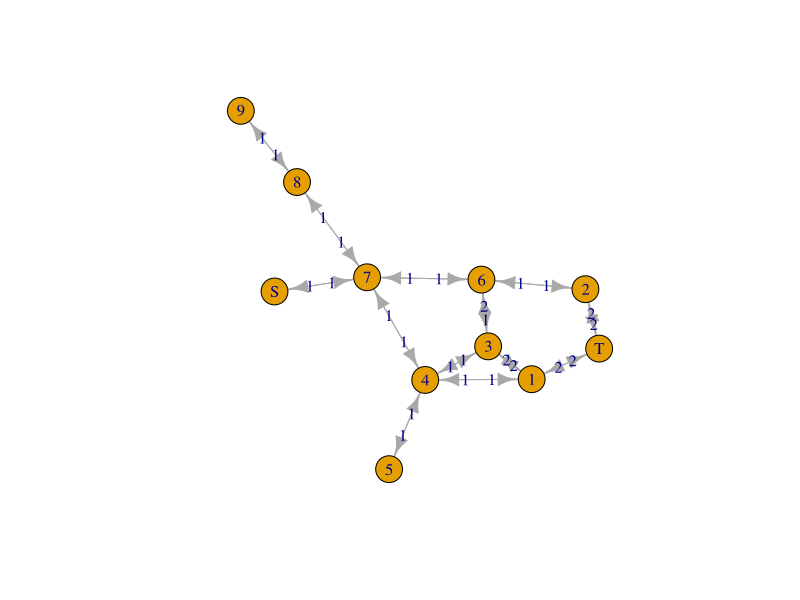
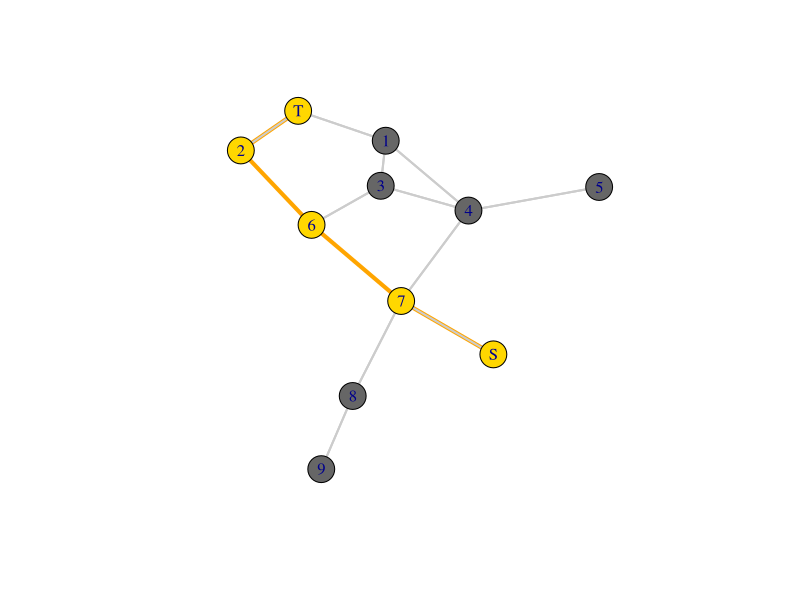
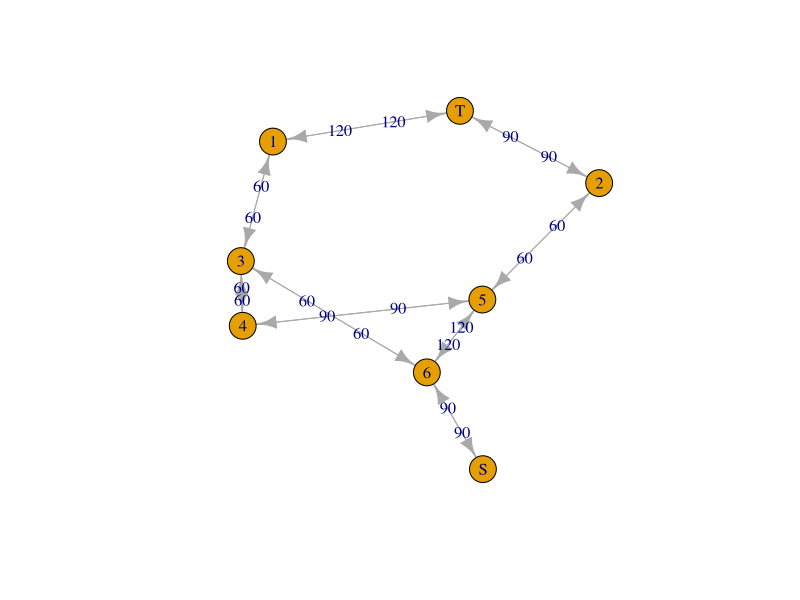
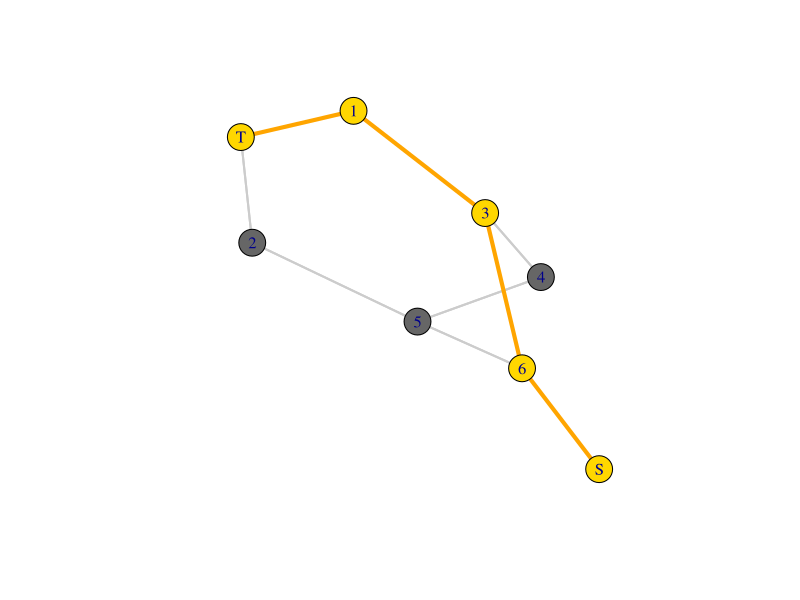
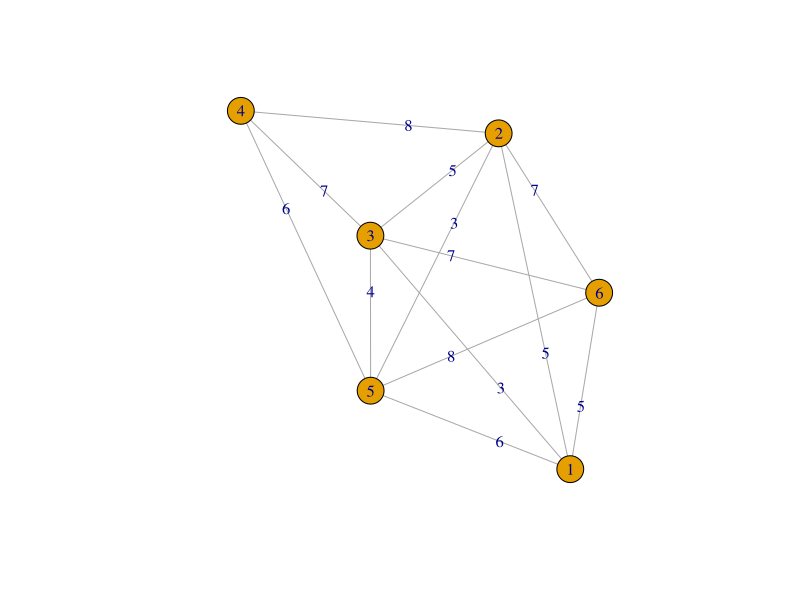
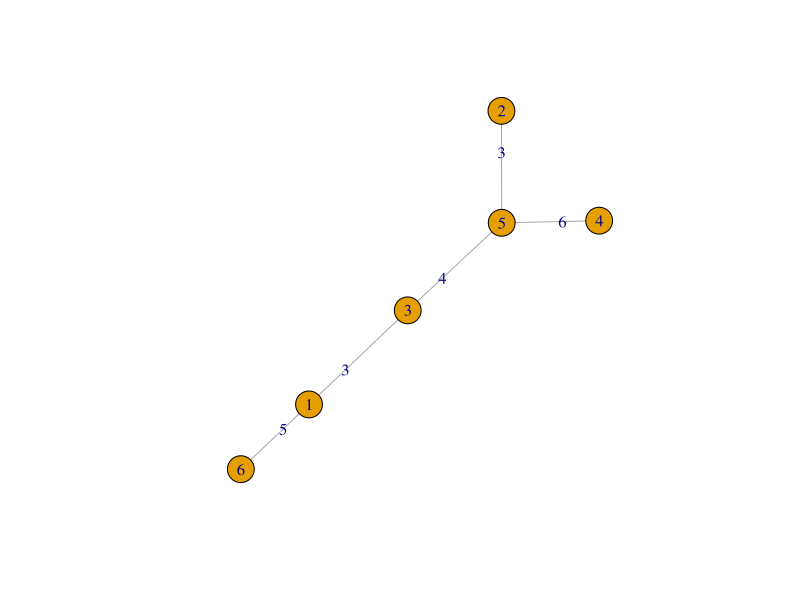

Recreate these plots in R, in order.
install.packages("igraph")

# Shortest path
library(igraph)
NW1 <- matrix(c(0,10,20,20,0,0,0,
                0,0,5,15,35,0,0,
                0,0,0,0,35,0,30,
                0,0,0,0,20,15,0,
                0,0,0,0,0,0,15,
                0,0,0,0,10,0,20,
                0,0,0,0,0,0,0),
              byrow=T, ncol=7)
rownames(NW1) <- colnames(NW1) <- c("S",1:5,"T")

NW1 <- matrix(c(0,0,0,0,0,0,0,1,0,0,0,
                0,0,0,2,1,0,0,0,0,0,2,
                0,0,0,0,0,0,1,0,0,0,2,
                0,2,0,0,1,0,1,0,0,0,0,
                0,1,0,1,0,1,0,1,0,0,0,
                0,0,0,0,1,0,0,0,0,0,0,
                0,0,1,2,0,0,0,1,0,0,0,
                1,0,0,0,1,0,1,0,1,0,0,
                0,0,0,0,0,0,0,1,0,1,0,
                0,0,0,0,0,0,0,0,1,0,0,
                0,2,2,0,0,0,0,0,0,0,0),
              byrow=T, ncol=11)
rownames(NW1) <- colnames(NW1) <- c("S",1:9,"T")

ig <- graph.adjacency(NW1, mode="directed", weighted=TRUE)
plot(ig, edge.label=E(ig)$weight)

ShortPth <- get.shortest.paths(ig, "S", "T", mode="all", output="both")
ecol <- rep("gray80", ecount(ig))
ecol[unlist(ShortPth$epath)] <- "orange"
ew <- rep(2, ecount(ig))
ew[unlist(ShortPth$epath)] <- 4
vcol <- rep("gray40", vcount(ig))
vcol[unlist(ShortPth$vpath)] <- "gold"
plot(ig, vertex.color=vcol, edge.color=ecol, edge.width=ew, edge.arrow.mode=0)
shortest.paths(ig,"S")

# Shortest path
library(igraph)
NW1 <- matrix(c(
  0, 120, 90, 0, 0, 0, 0,0,
  120,0,0,60,0,0,0,0,
  90,0,0,0,0,60,0,0,
  0,60,0,0,60,0,60,0,
  0,0,0,60,0,90,0,0,
  0,0,60,0,90,0,120,0,
  0,0,0,60,0,120,0,90,
  0,0,0,0,0,0,90,0
  
                
),
byrow=T, ncol=8)
rownames(NW1) <- colnames(NW1) <- c("T",1:6,"S")

ig <- graph.adjacency(NW1, mode="directed", weighted=TRUE)
plot(ig, edge.label=E(ig)$weight)

ShortPth <- get.shortest.paths(ig, "S", "T", mode="all", output="both")

ecol <- rep("gray80", ecount(ig))
ecol[unlist(ShortPth$epath)] <- "orange"
ew <- rep(2, ecount(ig))
ew[unlist(ShortPth$epath)] <- 4
vcol <- rep("gray40", vcount(ig))
vcol[unlist(ShortPth$vpath)] <- "gold"
plot(ig, vertex.color=vcol, edge.color=ecol, edge.width=ew, edge.arrow.mode=0)
shortest.paths(ig,"S")



# Minimal spanning tree
library(igraph)
nw.mst <- matrix(c(0,5,3,0,6,5,
                   0,0,5,8,3,7, 
                   0,0,0,7,4,7, 
                   0,0,0,0,6,0, 
                   0,0,0,0,0,8, 
                   0,0,0,0,0,0),
                 byrow=T, ncol=6)
nw.mst <- nw.mst + t(nw.mst)
colnames(nw.mst) <- rownames(nw.mst) <- as.character(1:6)
g <- graph.adjacency(nw.mst, mode="undirected", weighted=TRUE)
plot(g, edge.label=E(g)$weight)
mst.g <- mst(g)
plot(mst.g, edge.label=E(mst.g)$weight)
sum(E(mst.g)$weight) # 길이

# TSP
#install.packages("TSP")
library(TSP)
nw.tsp <- matrix(c(0,5,3,Inf,6,5,
                   0,0,5,8,3,7, 
                   0,0,0,7,4,7, 
                   0,0,0,0,6,Inf,
                   0,0,0,0,0,8,
                   0,0,0,0,0,0),
                 byrow=T, ncol=6)
nw.tsp <- nw.tsp + t(nw.tsp)
colnames(nw.tsp) <- rownames(nw.tsp) <- as.character(1:6)
tsp <- TSP(nw.tsp) 
n_of_cities(tsp) 
labels(tsp)
tour <- solve_TSP(tsp) 
names(tour)
tour # 길이


library(TSP)
nw.tsp <- matrix(c(0,	1,	3,	5,	8,	8,	7,	6,	3,	1,	3,	6,	12,	11,	3,	11,	9,	10,	10,	18,	16,	2,
                   0,	0,	1,	4,	7,	8,	7,	6,	3,	2,	4,	7,	13,	12,	12,	12,	10,	11,	12,	20,	17,	2,
                   0,	0,	0,	5,	7,	9,	8,	7,	4,	3,	5,	8,	15,	13,	13,	14,	12,	13,	13,	21,	19,	2,
                   0,	0,	0,	0,	2,	10,	10,	9,	6,	5,	8,	11,	17,	16,	16,	16,	14,	15,	15,	23,	21,	5,
                   0,	0,	0,	0,	0,	10,	11,	11,	8,	8,	10,	13,	19,	18,	18,	18,	16,	17,	18,	25,	23,	7,
                   0,	0,	0,	0,	0,	0,	2,	3,	5,	7,	10,	13,	19,	18,	9,	18,	16,	17,	18,	26,	23,	6,
                   0,	0,	0,	0,	0,	0,	0,	2,	5,	6,	9,	12,	18,	17,	8,	17,	16,	17,	17,	25,	22,	6,
                   0,	0,	0,	0,	0,	0,	0,	0,	3,	5,	8,	11,	17,	16,	6,	16,	14,	15,	15,	23,	21,	4,
                   0,	0,	0,	0,	0,	0,	0,	0,	0,	4,	4,	7,	14,	13,	13,	13,	11,	12,	12,	20,	18,	1,
                   0,	0,	0,	0,	0,	0,	0,	0,	0,	0,	2,	5,	11,	10,	10,	9,	8,	9,	9,	15,	16,	2,
                   0,	0,	0,	0,	0,	0,	0,	0,	0,	0,	0,	4,	10,	9,	9,	7,	8,	9,	8,	14,	14,	3,
                   0,	0,	0,	0,	0,	0,	0,	0,	0,	0,	0,	0,	8,	7,	6,	7,	5,	6,	6,	12,	12,	5,
                   0,	0,	0,	0,	0,	0,	0,	0,	0,	0,	0,	0,	0,	2,	3,	4,	5,	7,	6,	14,	11,	11,
                   0,	0,	0,	0,	0,	0,	0,	0,	0,	0,	0,	0,	0,	0,	4,	3,	3,	6,	4,	10,	10,	10,
                   0,	0,	0,	0,	0,	0,	0,	0,	0,	0,	0,	0,	0,	0,	0,	3,	4,	4,	4,	12,	10,	10,
                   0,	0,	0,	0,	0,	0,	0,	0,	0,	0,	0,	0,	0,	0,	0,	0,	3,	3,	1,	7,	7,	10,
                   0,	0,	0,	0,	0,	0,	0,	0,	0,	0,	0,	0,	0,	0,	0,	0,	0,	1,	3,	8,	8,	8,
                   0,	0,	0,	0,	0,	0,	0,	0,	0,	0,	0,	0,	0,	0,	0,	0,	0,	0,	1,	10,	11,	11,
                   0,	0,	0,	0,	0,	0,	0,	0,	0,	0,	0,	0,	0,	0,	0,	0,	0,	0,	0,	8,	9,	10,
                   0,	0,	0,	0,	0,	0,	0,	0,	0,	0,	0,	0,	0,	0,	0,	0,	0,	0,	0,	0,	3,	16,
                   0,	0,	0,	0,	0,	0,	0,	0,	0,	0,	0,	0,	0,	0,	0,	0,	0,	0,	0,	0,	0,	16,
                   0,	0,	0,	0,	0,	0,	0,	0,	0,	0,	0,	0,	0,	0,	0,	0,	0,	0,	0,	0,	0,	0
),
                 byrow=T, ncol=22)
nw.tsp <- nw.tsp + t(nw.tsp)
colnames(nw.tsp) <- rownames(nw.tsp) <- as.character(1:22)                                                     
tsp <- TSP(nw.tsp) 
n_of_cities(tsp) 
labels(tsp)
tour <- solve_TSP(tsp) 
names(tour)
tour # 길이
